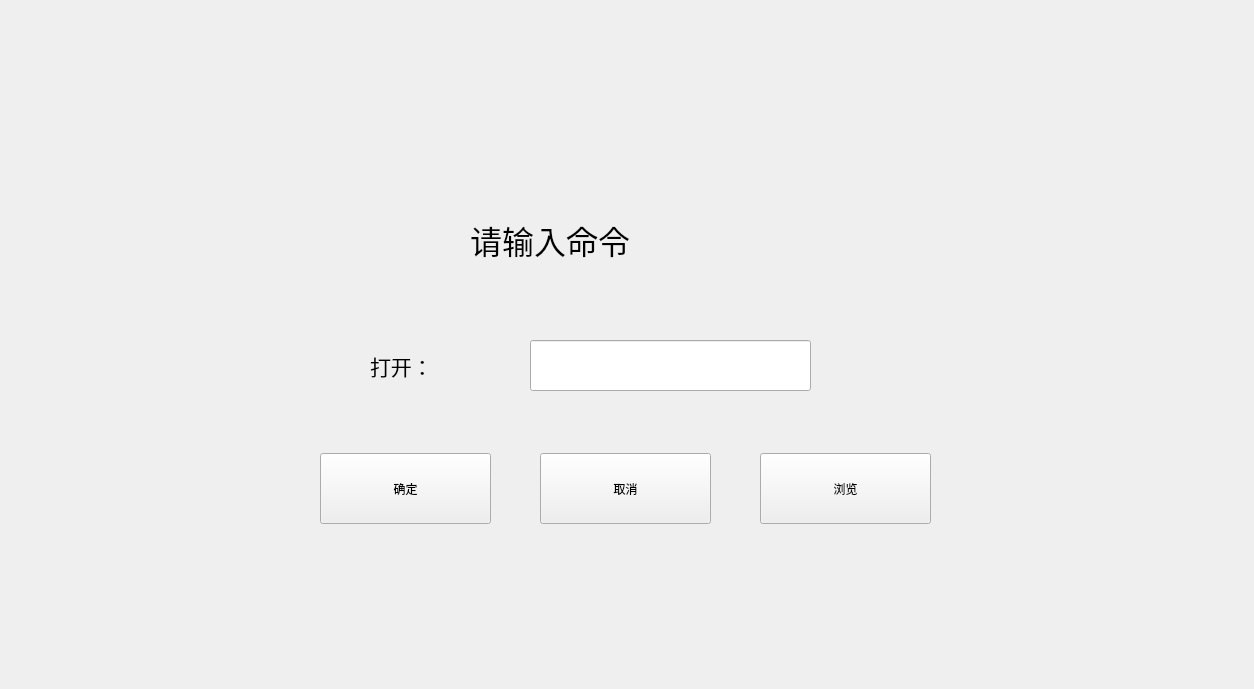
<?xml version="1.0" encoding="UTF-8"?>
<ui version="4.0">
 <class>Widget</class>
 <widget class="QWidget" name="Widget">
  <property name="geometry">
   <rect>
    <x>0</x>
    <y>0</y>
    <width>1254</width>
    <height>689</height>
   </rect>
  </property>
  <property name="windowTitle">
   <string>Widget</string>
  </property>
  <widget class="QPushButton" name="btn1">
   <property name="geometry">
    <rect>
     <x>320</x>
     <y>453</y>
     <width>171</width>
     <height>71</height>
    </rect>
   </property>
   <property name="text">
    <string>确定</string>
   </property>
  </widget>
  <widget class="QPushButton" name="btn2">
   <property name="geometry">
    <rect>
     <x>540</x>
     <y>453</y>
     <width>171</width>
     <height>71</height>
    </rect>
   </property>
   <property name="text">
    <string>取消</string>
   </property>
  </widget>
  <widget class="QPushButton" name="btn3">
   <property name="geometry">
    <rect>
     <x>760</x>
     <y>453</y>
     <width>171</width>
     <height>71</height>
    </rect>
   </property>
   <property name="text">
    <string>浏览</string>
   </property>
  </widget>
  <widget class="QLineEdit" name="lineEdit">
   <property name="geometry">
    <rect>
     <x>530</x>
     <y>340</y>
     <width>281</width>
     <height>51</height>
    </rect>
   </property>
  </widget>
  <widget class="QLabel" name="open_label">
   <property name="geometry">
    <rect>
     <x>370</x>
     <y>340</y>
     <width>81</width>
     <height>51</height>
    </rect>
   </property>
   <property name="font">
    <font>
     <family>楷体</family>
     <pointsize>16</pointsize>
    </font>
   </property>
   <property name="cursor">
    <cursorShape>ArrowCursor</cursorShape>
   </property>
   <property name="text">
    <string>打开：</string>
   </property>
  </widget>
  <widget class="QLabel" name="info_lable">
   <property name="geometry">
    <rect>
     <x>470</x>
     <y>210</y>
     <width>271</width>
     <height>61</height>
    </rect>
   </property>
   <property name="font">
    <font>
     <family>楷体</family>
     <pointsize>24</pointsize>
    </font>
   </property>
   <property name="text">
    <string>请输入命令</string>
   </property>
   <property name="textFormat">
    <enum>Qt::RichText</enum>
   </property>
  </widget>
 </widget>
 <resources/>
 <connections/>
</ui>
